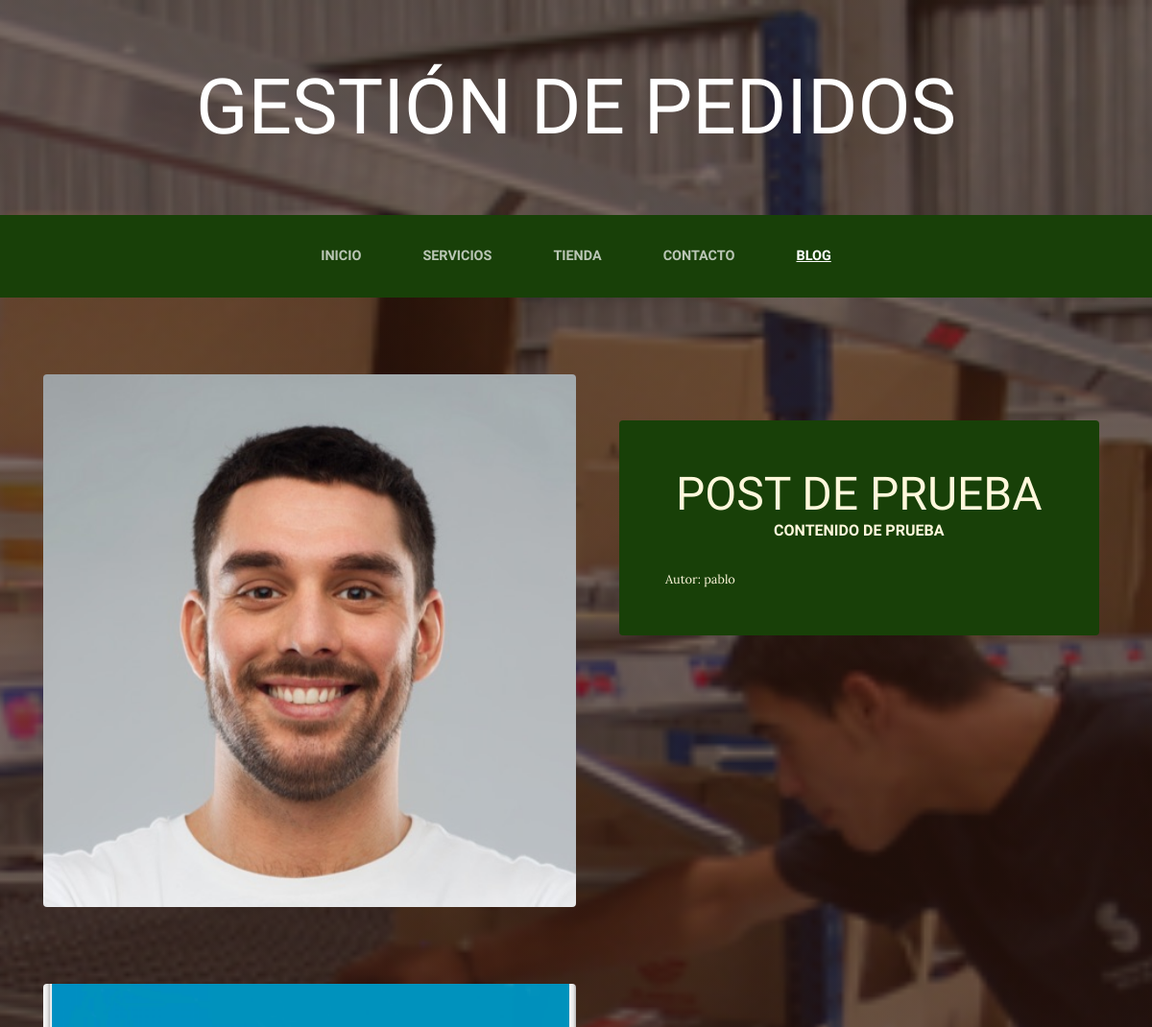
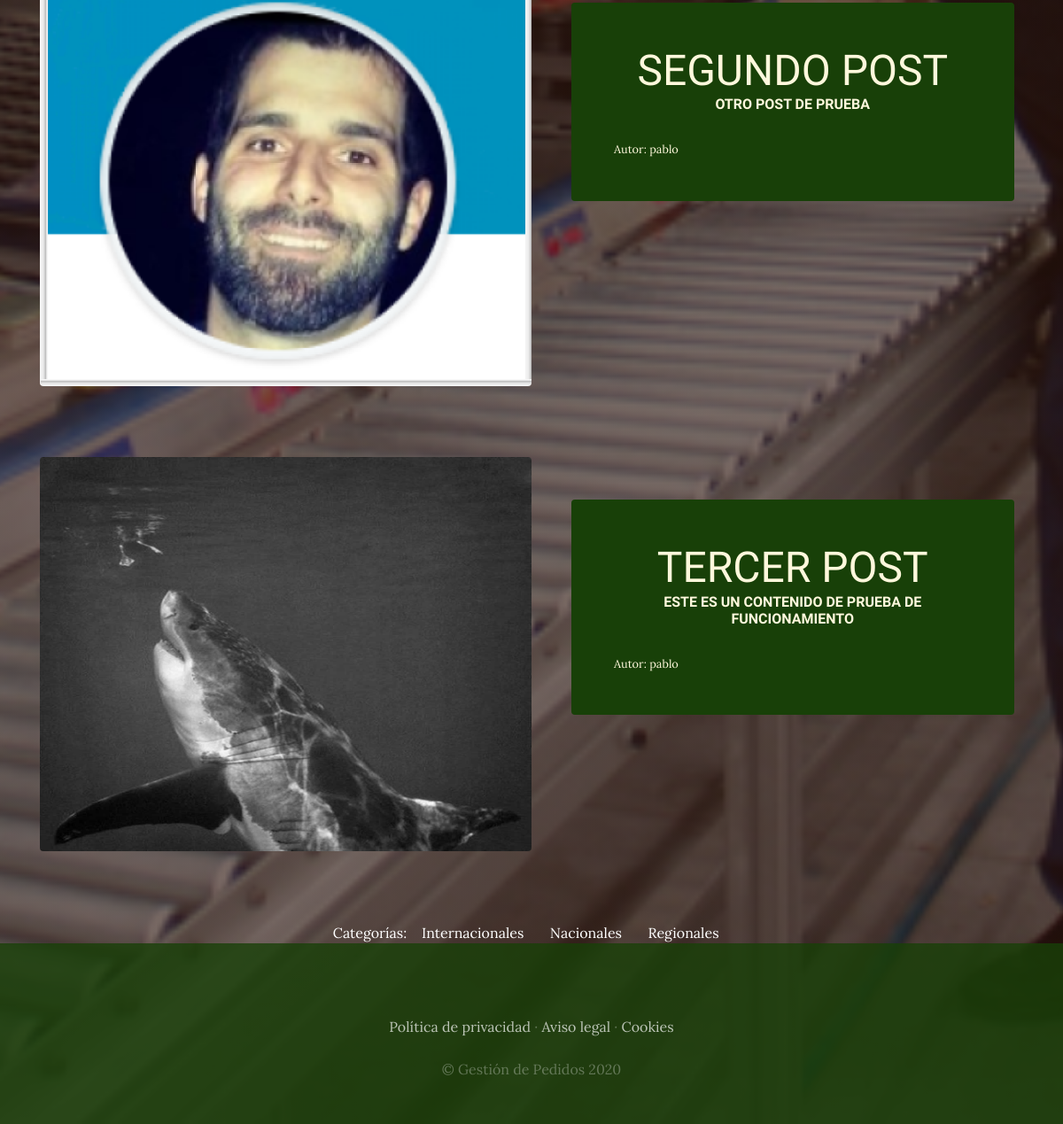
Screenshot of /blog/ with the database file from the repository (2 pictures, top to bottom).
### blog/models.py (models this page shows, shortened)
class Post(models.Model):
    titulo = models.CharField(max_length=50)
    contenido = models.CharField(max_length=50)
    imagen = models.ImageField(upload_to='blog', null=True, blank=True)
    autor = models.ForeignKey(User, on_delete=models.CASCADE)
    categorias = models.ManyToManyField(Categoria)
    created = models.DateTimeField(auto_now_add=True)
    updated = models.DateTimeField(auto_now_add=True)
    class Meta:
        verbose_name = 'post'
        verbose_name_plural = 'posts'

class Categoria(models.Model):
    nombre = models.CharField(max_length=50)
    created = models.DateTimeField(auto_now_add=True)
    updated = models.DateTimeField(auto_now_add=True)
    class Meta:
        verbose_name = 'categoría'
        verbose_name_plural = 'categorias'

### blog/views.py (the view)
# urls.py: 2. Add a URL to urlpatterns:  path('blog/', include('blog.urls'))
def blog(request):
    posts = Post.objects.all()
    return render(request, "blog/blog.html", {"posts": posts})

### blog/templates/blog/blog.html
{% extends "ProyectoWebApp/base.html" %}
{% load static %}
{% block content %}
{% for post in posts %}
<section class="page-section clearfix">
    <div class="container">
    <div class="intro">
        <img class="intro-img img-fluid mb-3 mb-lg-0 rounded" src="{{ post.imagen.url }}" alt="" style="width: 50%;">
        <div class="intro-text left-0 text-center bg-faded p-5 rounded">
            <h2 class="section-heading mb-4" >
                <span class="section-heading-lower">{{ post.titulo }}</span>
                <span class="section-heading-upper">{{ post.contenido }}</span>
            </h2>
            <div style="text-align: left; font-size: 0.8em;">
                Autor: {{ post.autor }}
            </div>
        </div>
    </div>
    </div>
</section>
{% endfor %}
<section>
    <div style="width: 60%; margin: auto; text-align: center; color: white">
        Categorías:
        {% for post in posts %}
            {% for categoria in post.categorias.all %}
                 &nbsp;&nbsp; {{ categoria.nombre }} &nbsp;&nbsp;
            {% endfor %}
        {% endfor %}
    </div>
</section>
{% endblock %}

### ProyectoWebApp/static/ProyectoWebApp/css/gestion.css (style rules this page uses)
body { font-family: 'Lora'; background: linear-gradient(rgba(47, 23, 15, 0.65), rgba(47, 23, 15, 0.65)), url("../img/bg_main.jpg"); background-attachment: fixed; background-position: center; background-size: cover; }
h1, h2, h3, h4, h5, h6 { font-family: 'Raleway'; }
.page-section { margin-top: 5rem; margin-bottom: 5rem; }
.section-heading { text-transform: uppercase; }
.section-heading .section-heading-upper { display: block; font-size: 1rem; font-weight: 800; padding-bottom:.5rem; }
.section-heading .section-heading-lower { display: block; font-size: 3rem; font-weight: 100; }
.bg-faded { background-color: rgba(255, 255, 255, 0.85); }
.intro { position: relative; }
@media (min-width: 992px) { .intro .intro-img { width: 75%; float: left; } }
@media (min-width: 992px) { .intro .intro-text { left: 600; width: 60%; margin-top: 3rem; background-color: rgba(24, 64, 8); color: cornsilk; position: absolute; } }
@media (min-width: 1200px) { .intro .intro-text { width: 45%; } }

### rows the page displays
Post: imagen (placeholder picture), titulo "POST DE PRUEBA", contenido "CONTENIDO DE PRUEBA", autor "pablo"
Post: imagen (picture), titulo "SEGUNDO POST", contenido "OTRO POST DE PRUEBA", autor "pablo"
Post: imagen (picture), titulo "TERCER POST", contenido "ESTE ES UN CONTENIDO DE PRUEBA DE FUNCIONAMIENTO", autor "pablo"
Categoria: nombre "Internacionales"
Categoria: nombre "Nacionales"
Categoria: nombre "Regionales"
